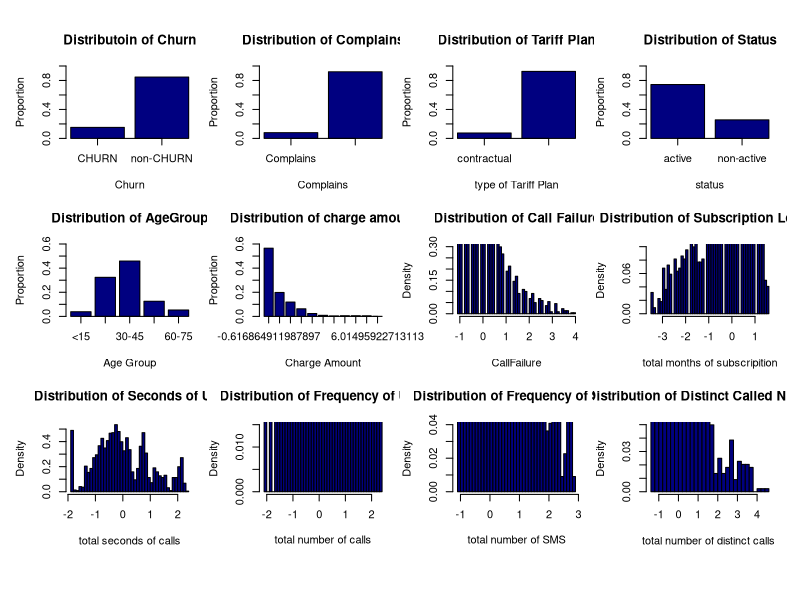

This figure's R source:
# Univariate Anlaysis
library(readr)
IranianChurn <- read_csv("data/derived/IranianChurn_cleaned_train_scaled.csv")
attach(IranianChurn)

png("outputs/figures/univariate_analysis_scaled.png", width = 1000, height = 580)

par(mfrow=c(3,4), oma = c(4,1,1,1), mar = c(4, 4, 4, 1))

# Bar plot of Categorical Variables, Churn (outcome)
barplot(prop.table(table(IranianChurn$Churnf)), col="navy",
        main="Distributoin of Churn",
        ylab="Proportion", xlab="Churn", ylim=c(0,1), axis.lty=1)

# Bar plot of Complaints
barplot(prop.table(summary(factor(Complains))),col="navy",
        main="Distribution of Complains",
        ylab="Proportion",xlab=c("Complains"), 
        ylim=c(0,1),
        axis.lty=1)

# Bar plot of TariffPlan
barplot(prop.table(summary(factor(TariffPlan))),col="navy",
        main="Distribution of Tariff Plan",
        ylab="Proportion",xlab="type of Tariff Plan", ylim=c(0,1),
        axis.lty=1)

# Bar plot of Status
barplot(prop.table(summary(factor(Status))),col="navy",
        main="Distribution of Status",
        ylab="Proportion",xlab="status", ylim=c(0,1),
        axis.lty=1)

# Bar plot of AgeGroup
barplot(prop.table(table(AgeGroup)),col="navy",
        main="Distribution of AgeGroup",
        xlab="Age Group",ylab="Proportion",ylim=c(0,0.6),
        axis.lty=1)

# Bar plot of ChargeAmount
barplot(prop.table(summary(factor(ChargeAmount))),col="navy",
        main="Distribution of charge amount",
        xlab="Charge Amount",ylab="Proportion", ylim=c(0,0.6),
        axis.lty=1)

# Histogram of other variable

hist(CallFailure,breaks=40,col="navy",
     main="Distribution of Call Failure",
     probability = T, ylim = c(0,0.3))

hist(SubscriptionLength,breaks=40,col="navy",
     main="Distribution of Subscription Length",
     probability = T,ylim=c(0,0.1),
     xlab="total months of subscripition")

hist(SecondsofUse,breaks=40, col="navy",
     main="Distribution of Seconds of Use",
     probability = T,
     xlab="total seconds of calls")

hist(Frequencyofuse,breaks=40,col="navy",
     main="Distribution of Frequency of Use ",
     probability = T,ylim=c(0,0.015),
     xlab=expression(paste("total number of calls")))

hist(FrequencyofSMS,breaks=40,col="navy",
     main="Distribution of Frequency of SMS",
     probability = T,ylim=c(0,0.04),
     xlab=expression(paste("total number of SMS")))

hist(DistinctCalledNumbers,breaks=40,col="navy",
     main="Distribution of Distinct Called Numbers",
     probability = T,ylim=c(0,0.05),
     xlab="total number of distinct calls ")

# Close the graphics device
dev.off()

detach(IranianChurn)
